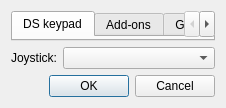
<?xml version="1.0" encoding="UTF-8"?>
<ui version="4.0">
 <class>InputConfigDialog</class>
 <widget class="QDialog" name="InputConfigDialog">
  <property name="geometry">
   <rect>
    <x>0</x>
    <y>0</y>
    <width>488</width>
    <height>365</height>
   </rect>
  </property>
  <property name="windowTitle">
   <string>Input and hotkeys - melonDS</string>
  </property>
  <layout class="QVBoxLayout" name="verticalLayout">
   <property name="sizeConstraint">
    <enum>QLayout::SetFixedSize</enum>
   </property>
   <item>
    <widget class="QTabWidget" name="tabWidget">
     <property name="currentIndex">
      <number>0</number>
     </property>
     <widget class="QWidget" name="tabInput">
      <attribute name="title">
       <string>DS keypad</string>
      </attribute>
     </widget>
     <widget class="QWidget" name="tabAddons">
      <attribute name="title">
       <string>Add-ons</string>
      </attribute>
     </widget>
     <widget class="QWidget" name="tabHotkeysGeneral">
      <attribute name="title">
       <string>General hotkeys</string>
      </attribute>
     </widget>
     <widget class="QWidget" name="tabHotkeysCursor">
      <attribute name="title">
       <string>Cursor hotkeys</string>
      </attribute>
     </widget>
    </widget>
   </item>
   <item>
    <layout class="QHBoxLayout" name="horizontalLayout">
     <property name="leftMargin">
      <number>0</number>
     </property>
     <property name="topMargin">
      <number>0</number>
     </property>
     <property name="rightMargin">
      <number>0</number>
     </property>
     <property name="bottomMargin">
      <number>0</number>
     </property>
     <item>
      <widget class="QLabel" name="label">
       <property name="sizePolicy">
        <sizepolicy hsizetype="Preferred" vsizetype="Preferred">
         <horstretch>0</horstretch>
         <verstretch>0</verstretch>
        </sizepolicy>
       </property>
       <property name="text">
        <string>Joystick:</string>
       </property>
      </widget>
     </item>
     <item>
      <widget class="QComboBox" name="cbxJoystick">
       <property name="sizePolicy">
        <sizepolicy hsizetype="MinimumExpanding" vsizetype="Fixed">
         <horstretch>0</horstretch>
         <verstretch>0</verstretch>
        </sizepolicy>
       </property>
       <property name="whatsThis">
        <string>&lt;html&gt;&lt;head/&gt;&lt;body&gt;&lt;p&gt;Selects which joystick will be used for joystick input, if any is present.&lt;/p&gt;&lt;/body&gt;&lt;/html&gt;</string>
       </property>
      </widget>
     </item>
    </layout>
   </item>
   <item>
    <widget class="QDialogButtonBox" name="buttonBox">
     <property name="orientation">
      <enum>Qt::Horizontal</enum>
     </property>
     <property name="standardButtons">
      <set>QDialogButtonBox::Cancel|QDialogButtonBox::Ok</set>
     </property>
    </widget>
   </item>
  </layout>
 </widget>
 <resources/>
 <connections>
  <connection>
   <sender>buttonBox</sender>
   <signal>accepted()</signal>
   <receiver>InputConfigDialog</receiver>
   <slot>accept()</slot>
   <hints>
    <hint type="sourcelabel">
     <x>248</x>
     <y>254</y>
    </hint>
    <hint type="destinationlabel">
     <x>157</x>
     <y>274</y>
    </hint>
   </hints>
  </connection>
  <connection>
   <sender>buttonBox</sender>
   <signal>rejected()</signal>
   <receiver>InputConfigDialog</receiver>
   <slot>reject()</slot>
   <hints>
    <hint type="sourcelabel">
     <x>316</x>
     <y>260</y>
    </hint>
    <hint type="destinationlabel">
     <x>286</x>
     <y>274</y>
    </hint>
   </hints>
  </connection>
 </connections>
</ui>
